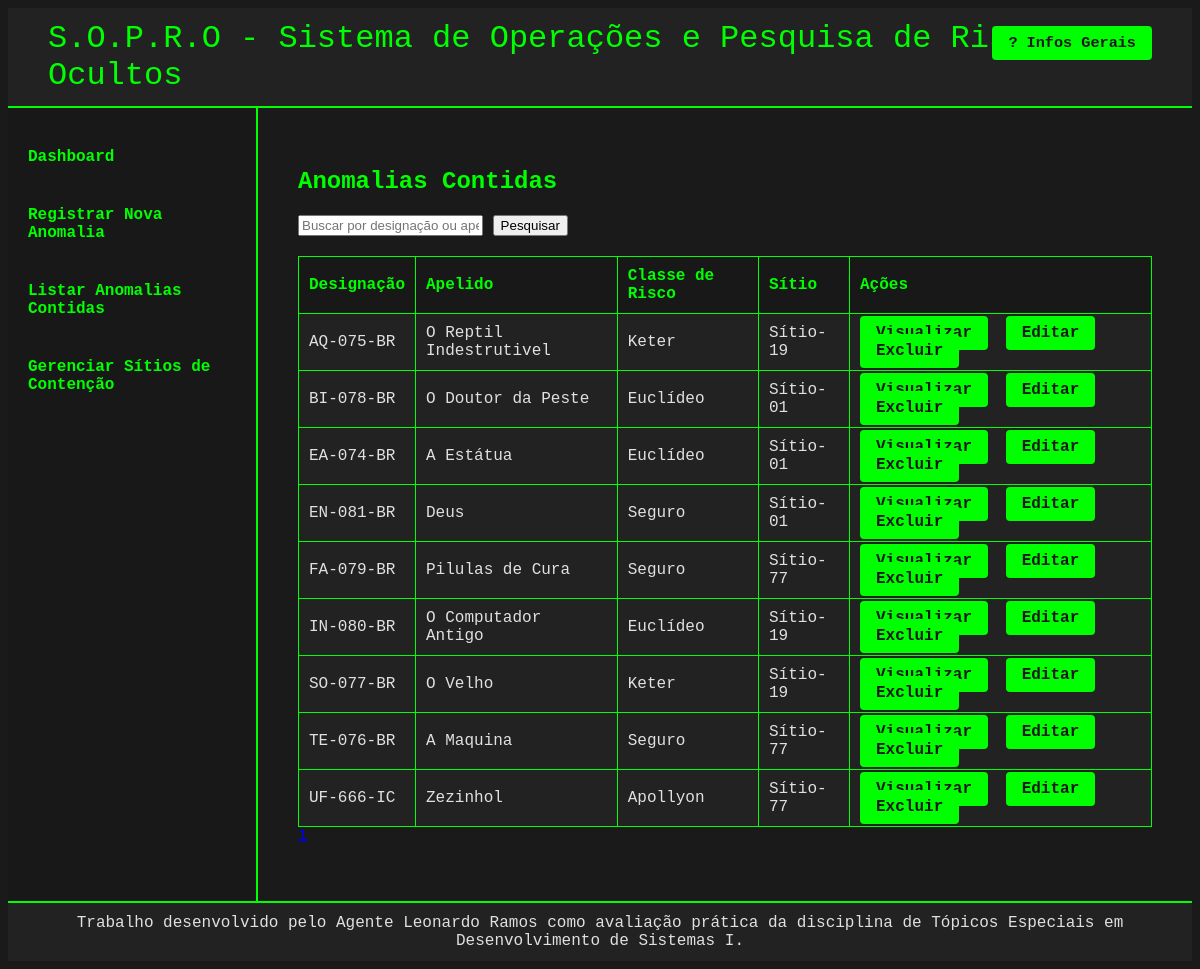
Page /anomalia_listar.php on the earlier database version.
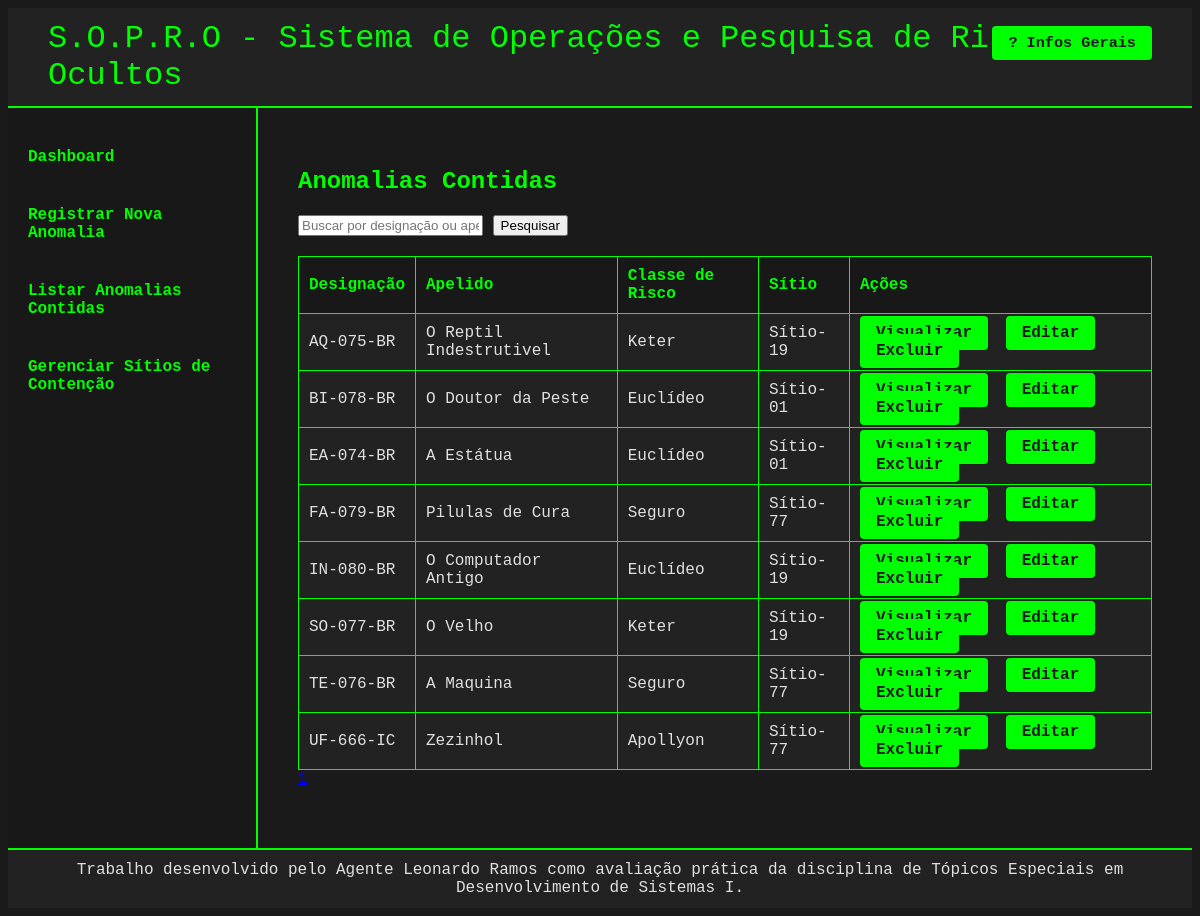
Same page on the later database version.
### tables this page shows
CREATE TABLE anomalias (
    id INT PRIMARY KEY AUTO_INCREMENT,
    designacao VARCHAR(50) UNIQUE NOT NULL,
    apelido VARCHAR(100) NOT NULL,
    classe_risco VARCHAR(50) NOT NULL,
    descricao TEXT NOT NULL,
    procedimentos_contencao TEXT NOT NULL,
    arquivo_imagem VARCHAR(255) NOT NULL,
    id_sitio INT NOT NULL,
    FOREIGN KEY (id_sitio) REFERENCES sitios(id) ON DELETE CASCADE
);

CREATE TABLE sitios (
    id INT PRIMARY KEY AUTO_INCREMENT,
    nome VARCHAR(255) NOT NULL,
    descricao TEXT NOT NULL
);

### includes/funcoes.php (called while the page is built, shortened)
<?php
function conectar() {
    $conn = mysqli_connect(DB_HOST, DB_USER, DB_PASS, DB_NAME);
    return $conn;
}
function listar_anomalias() {
    $conn = conectar();
    $sql = "SELECT a.*, s.nome AS nome_sitio FROM anomalias a JOIN sitios s ON a.id_sitio = s.id ORDER BY a.designacao";
    $result = mysqli_query($conn, $sql);
    $anomalias = [];
    while ($row = mysqli_fetch_assoc($result)) {
        $anomalias[] = $row;
    }
    return $anomalias;
}
function contar_anomalias($pesquisa = '') {
    $conn = conectar();
    if ($pesquisa) {
        $sql = "SELECT COUNT(*) AS total FROM anomalias WHERE designacao LIKE ? OR apelido LIKE ?";
        $stmt = mysqli_prepare($conn, $sql);
        $like = '%' . $pesquisa . '%';
        mysqli_stmt_bind_param($stmt, "ss", $like, $like);
        mysqli_stmt_execute($stmt);
        $result = mysqli_stmt_get_result($stmt);
        $row = mysqli_fetch_assoc($result);
        $total = $row['total'];
    } else {
        $sql = "SELECT COUNT(*) AS total FROM anomalias";
        $result = mysqli_query($conn, $sql);
        $row = mysqli_fetch_assoc($result);
        $total = $row['total'];
    }
    return $total;
}
?>

### anomalia_listar.php (the view, shortened to what this page needs)
<?php
require_once 'includes/funcoes.php';
$pesquisa = isset($_GET['pesquisa']) ? trim($_GET['pesquisa']) : '';
$pagina = isset($_GET['pagina']) ? max(1, intval($_GET['pagina'])) : 1;
$limite = 10;
$total = contar_anomalias($pesquisa);
$anomalias = listar_anomalias();
$total_paginas = ceil($total / $limite);
?>
<!DOCTYPE html>
<html lang="pt-br">
<head>
    <link rel="stylesheet" href="css/style.css">
</head>
<body>
    <?php include 'includes/header.php'; ?>
    <?php include 'includes/menu.php'; ?>
    <main>
        <h2>Anomalias Contidas</h2>
        <form method="get" style="margin-bottom: 20px;">
            <input type="text" name="pesquisa" value="<?php echo htmlspecialchars($pesquisa); ?>" placeholder="Buscar por designação ou apelido">
            <button type="submit">Pesquisar</button>
        </form>
        <table class="tabela-anomalias">
            <thead>
                <tr>
                    <th>Designação</th>
                    <th>Apelido</th>
                    <th>Classe de Risco</th>
                    <th>Sítio</th>
                    <th>Ações</th>
                </tr>
            </thead>
            <tbody>
                <?php foreach ($anomalias as $anomalia): ?>
                    <tr>
                        <td><?php echo htmlspecialchars($anomalia['designacao']); ?></td>
                        <td><?php echo htmlspecialchars($anomalia['apelido']); ?></td>
                        <td><?php echo htmlspecialchars($anomalia['classe_risco']); ?></td>
                        <td><?php echo htmlspecialchars($anomalia['nome_sitio']); ?></td>
                        <td>
                            <a class="btn" href="anomalia_visualizar.php?id=<?php echo $anomalia['id']; ?>">Visualizar</a>
                            <a class="btn" href="anomalia_editar.php?id=<?php echo $anomalia['id']; ?>">Editar</a>
                            <a class="btn" href="anomalia_excluir.php?id=<?php echo $anomalia['id']; ?>" onclick="return confirm('Confirma a exclusão?');">Excluir</a>
                        </td>
                    </tr>
                <?php endforeach; ?>
            </tbody>
        </table>
        <div class="paginacao">
            <?php for ($i = 1; $i <= $total_paginas; $i++): ?>
                <a href="?pagina=<?php echo $i; ?>&pesquisa=<?php echo urlencode($pesquisa); ?>"
                   class="<?php echo $i == $pagina ? 'ativo' : ''; ?>">
                   <?php echo $i; ?>
                </a>
            <?php endfor; ?>
        </div>
    </main>
    <?php include 'includes/footer.php'; ?>
</body>
</html>

### includes/header.php (shortened to what this page needs)
<header style="position:relative;">
    S.O.P.R.O - Sistema de Operações e Pesquisa de Riscos Ocultos
    <button class="btn" style="position:absolute;top:18px;right:32px;font-size:0.95rem;z-index:10;" onclick="document.getElementById('modalInfos').style.display='block'">? Infos Gerais</button>
</header>

### includes/menu.php
<nav>
    <a href="index.php">Dashboard</a>
    <a href="anomalia_registrar.php">Registrar Nova Anomalia</a>
    <a href="anomalia_listar.php">Listar Anomalias Contidas</a>
    <a href="sitio_gerenciar.php">Gerenciar Sítios de Contenção</a>
</nav>

### includes/footer.php
<footer>
    Trabalho desenvolvido pelo Agente Leonardo Ramos como avaliação prática da disciplina de Tópicos Especiais em Desenvolvimento de Sistemas I.
</footer>

### css/style.css (style rules this page uses)
body { min-width: 1080px; min-height: 900px; background: #1a1a1a; color: #00ff00; font-family: 'Fira Code', 'Source Code Pro', monospace; display: grid; grid-template-areas: "header header" "menu main" "footer footer"; grid-template-columns: 250px 1fr; grid-template-rows: 100px 1fr 60px; height: 100vh; }
header { grid-area: header; background: #222; display: flex; align-items: center; padding-left: 40px; font-size: 2rem; border-bottom: 2px solid #00ff00; }
nav { grid-area: menu; background: #181818; padding: 30px 10px; border-right: 2px solid #00ff00; display: flex; flex-direction: column; gap: 20px; }
nav a { color: #00ff00; text-decoration: none; font-weight: bold; padding: 10px; border-radius: 4px; transition: background 0.2s; }
main { grid-area: main; padding: 40px; background: #1a1a1a; overflow-y: auto; }
footer { grid-area: footer; background: #222; color: #e0e0e0; text-align: center; font-size: 1rem; display: flex; align-items: center; justify-content: center; border-top: 2px solid #00ff00; }
.tabela-anomalias { width: 100%; border-collapse: collapse; background: #222; color: #e0e0e0; margin-top: 20px; }
.tabela-anomalias th, .tabela-anomalias td { border: 1px solid #00ff00; padding: 10px; text-align: left; }
.tabela-anomalias th { background: #181818; color: #00ff00; }
.btn { background: #00ff00; color: #1a1a1a; border: none; padding: 8px 16px; border-radius: 4px; font-family: inherit; font-weight: bold; cursor: pointer; transition: background 0.2s; margin-right: 8px; text-decoration: none; }

Differences in the rows shown:
removed anomalias: designacao "EN-081-BR", apelido "Deus", classe_risco "Seguro", id_sitio.nome "Sítio-01"
